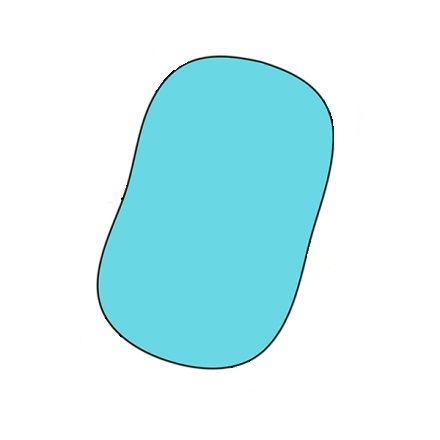
%> input picture extras/signature/image2.jpg, 440 x 440 px
$ octave script.m   (GNU Octave 9; MATLAB toolbox functions it lacks are replaced by stand-ins)
%> lines starting %> are read from the running program, lines starting %| are printed output that depends on the picture; in (x1, y1, x2, y2) boxes, pixels count from 0 and x2, y2 are one past the last pixel; in counts of white or black regions, pixels touching at a corner belong together; the program's own positions count from 1
clc, clear all, close all;

image = rgb2gray(imread('image2.jpg'));
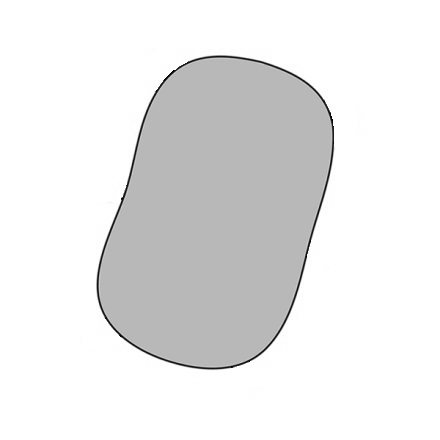
%> image: size 440x440 uint8; min 3, max 255, mean 233.2
edge_image = edge(image);
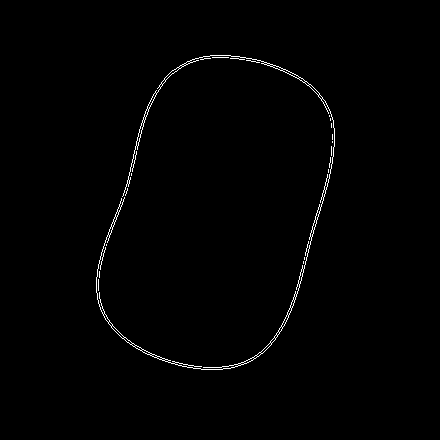
%> edge_image: size 440x440 logical; 0.81% white in thin lines or dots, all inside (x1, y1, x2, y2) = (96, 55, 335, 370)

[rows, cols] = size(image);
%> rows = 440; cols = 440
pixel = 0;

for i = 1:rows
  for j = 1:cols
    if edge_image(i, j) == 1
      pixel = pixel + 1;
      row_counter(pixel) = i;
      col_counter(pixel) = j;
    end
  end
end
%> after the loop, col_counter = 1576 values, max 335 at index 465, min 97 at index 1032, mean 217.1; pixel = 1576; row_counter = 1576 values from 56 to 370

sum_rows = sum(row_counter);
%> sum_rows = 336920
sum_cols = sum(col_counter);
%> sum_cols = 342086
x = round(sum_rows / pixel);
%> x = 214
y = round(sum_cols / pixel);
%> y = 217

edge_image(x-1:x+1, y-1:y+1) = 1;

for i = 1:pixel
  signature(i) = sqrt((x - row_counter(i))^2 + (y - col_counter(i))^2);
end
%> after the loop, signature = 1576 values, max 160.1 at index 266, min 91.92 at index 695, mean 133.2

figure, imshow(edge_image);
figure, plot(signature);
%> after `plot(signature)`:
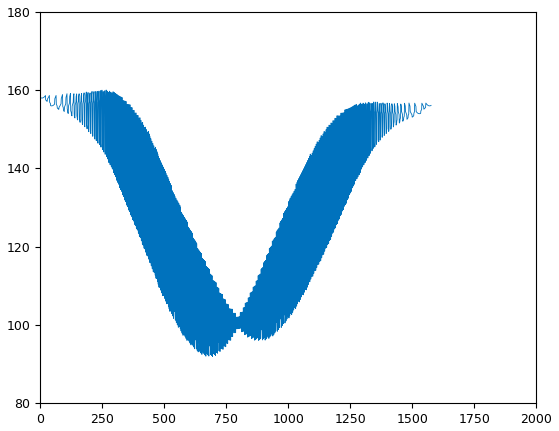
%> figure redrawn from the program's plot data; curve peaks at x = 266, y = 160.1
